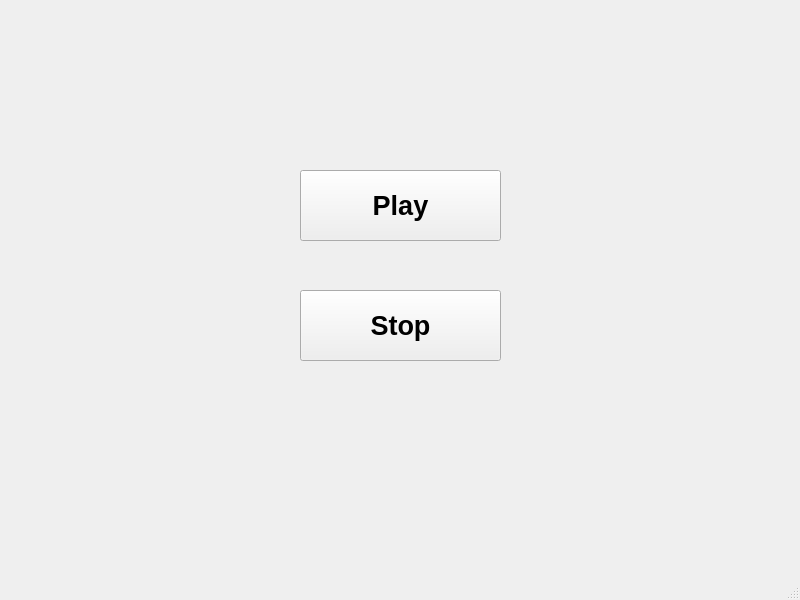
<?xml version="1.0" encoding="UTF-8"?>
<ui version="4.0">
 <class>MainWindow</class>
 <widget class="QMainWindow" name="MainWindow">
  <property name="geometry">
   <rect>
    <x>0</x>
    <y>0</y>
    <width>800</width>
    <height>600</height>
   </rect>
  </property>
  <property name="windowTitle">
   <string>MainWindow</string>
  </property>
  <widget class="QWidget" name="centralwidget">
   <widget class="QPushButton" name="pushButton">
    <property name="geometry">
     <rect>
      <x>300</x>
      <y>170</y>
      <width>201</width>
      <height>71</height>
     </rect>
    </property>
    <property name="font">
     <font>
      <pointsize>20</pointsize>
      <weight>75</weight>
      <bold>true</bold>
     </font>
    </property>
    <property name="text">
     <string>Play</string>
    </property>
   </widget>
   <widget class="QPushButton" name="pushButton_2">
    <property name="geometry">
     <rect>
      <x>300</x>
      <y>290</y>
      <width>201</width>
      <height>71</height>
     </rect>
    </property>
    <property name="font">
     <font>
      <pointsize>20</pointsize>
      <weight>75</weight>
      <bold>true</bold>
     </font>
    </property>
    <property name="text">
     <string>Stop</string>
    </property>
   </widget>
  </widget>
  <widget class="QMenuBar" name="menubar">
   <property name="geometry">
    <rect>
     <x>0</x>
     <y>0</y>
     <width>800</width>
     <height>21</height>
    </rect>
   </property>
  </widget>
  <widget class="QStatusBar" name="statusbar"/>
 </widget>
 <resources/>
 <connections/>
</ui>
